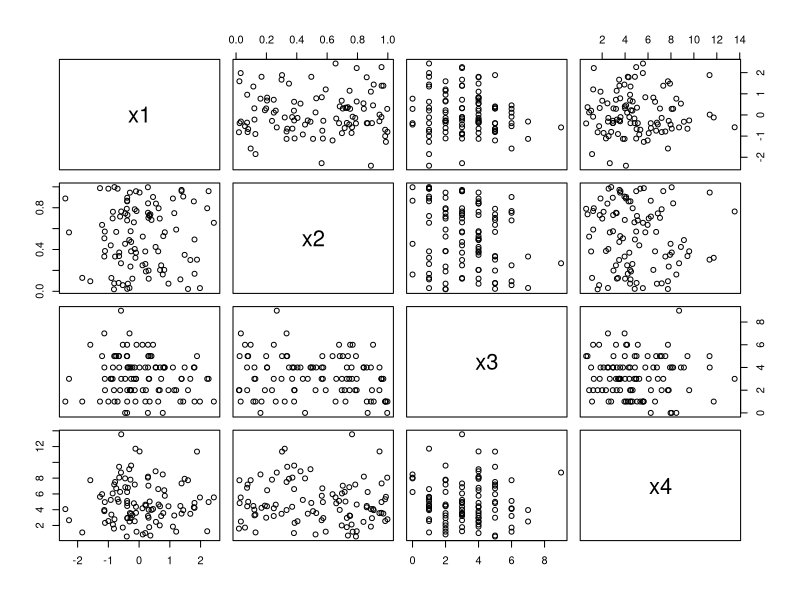
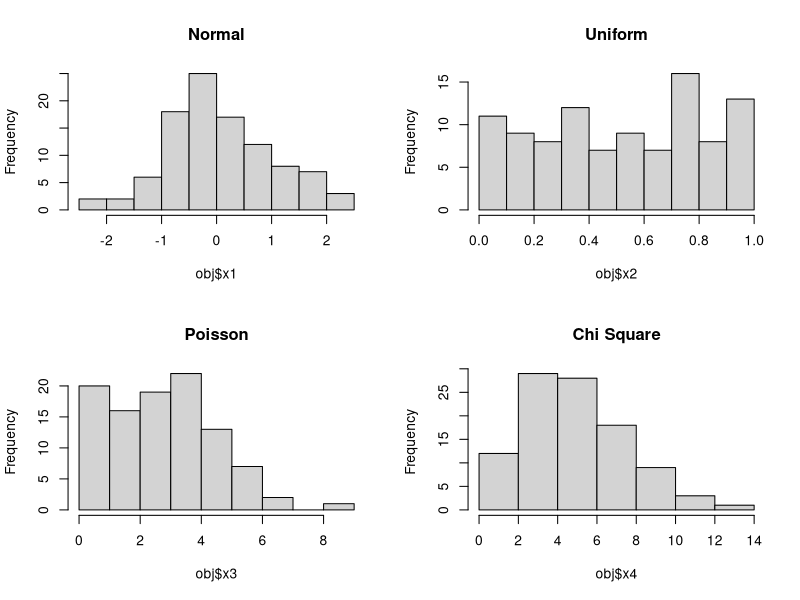

Write the R code that produced these figures, in order. (Note: this script raises an error after producing the figures.)
# Here is some code demonstrating how S3 classes work in R
# There are S4 classes that are more formal, more complicated, more powerful, but are generally discouraged

df <- data.frame(x1 = rnorm(100), x2 = runif(100), x3 = rpois(100, lambda=3), x4 = rchisq(100, df = 5))

class(df)
plot(df)

# define a plot funciton for objects of class 'myclass'
plot.myclass <- function(obj){
	op <- par(mfrow = c(2,2)) #set graphic parameter for a 2X2 matrix of plots
	hist(obj$x1, main="Normal")
	hist(obj$x2, main = "Uniform")
	hist(obj$x3, main = "Poisson")
	hist(obj$x4, main = "Chi Square")	
	par(op) #reset graphics parameter
}


class(df) <- "myclass"
str(df)

plot(df)

# When R runs plot(df) it looks at the value of class(df) and reads "myclass", it then looks to see if there is plot function for this class defined by plot.myclass(). If it finds plot.myclass(), then it runs plot.myclass(df). If it doesn't find a plotting funciton it does its best to create an appropriate plot. 

class(df) <- "foo"
plot(df)

class(df) <- "data.frame"
plot(df)

# type plot -without parentheses- and R will show you the underlying code. You will see "UseMethod('plot')". Type mean and you will see the same thing..."UseMethod('mean')". These functions are called 'generic' functions, and you can define how these function behave for your object class. This means you can create mean.myclass() and call it by using the mean() function.

mean(df)

mean.myclass <- function(obj){
	
	print('how dow I want ot define mean for myclass objects?')
}

class(df) <- "myclass"
mean(df)





